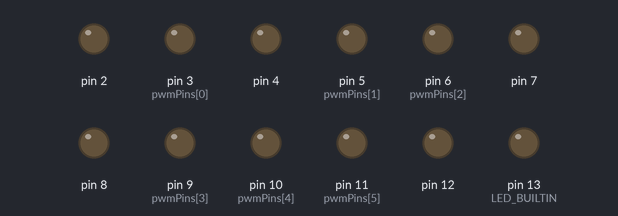
This sketch was run on a simulated Arduino Nano, built with avr-gcc and run on an emulated ATmega328P. On the bench: output pins drawn as LEDs (lit = HIGH). EEPROM starts erased; pins used as bus, display or sensor lines are not drawn; what the sketch prints to the serial monitor is not drawn.

Above: at 0.1 s.
At 3.1 s:
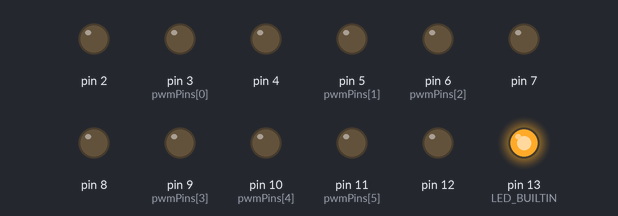
At 5.1 s:
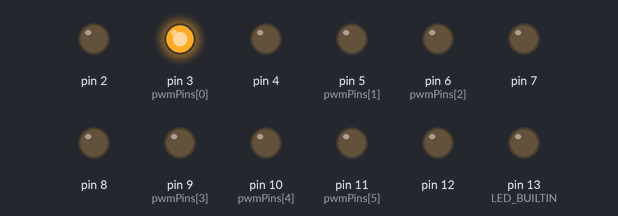
At 5.6 s:
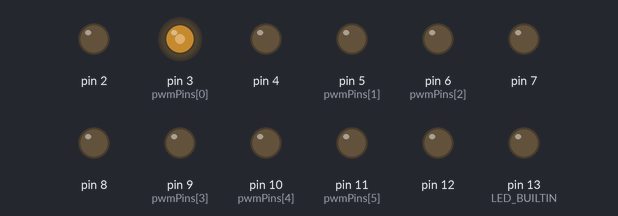
At 6.2 s:
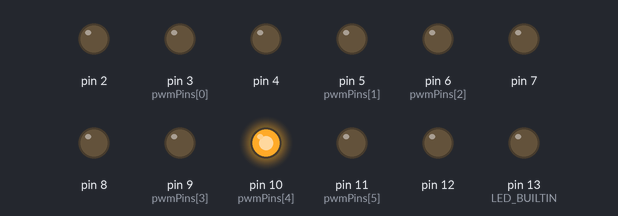
Timing chart, 0 to 7.7 s (numbered marks = the images above):
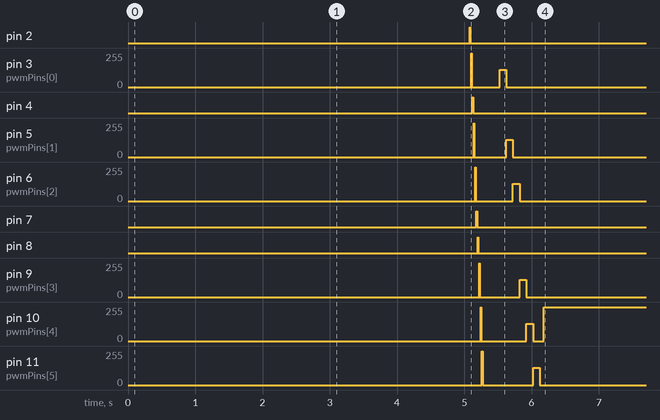

The sketch:

NANO.ino
```cpp
/*
  =================================================
  Arduino Nano Full Self-Diagnostic Test
  =================================================

  Description:
  This program performs a **comprehensive self-diagnostic test**
  on an **Arduino Nano** to verify the functionality of key components, including:

  ✅ Serial Communication
  ✅ Built-in LED (Pin 13)
  ✅ Digital I/O Pins (D2 - D13)
  ✅ Analog Inputs (A0 - A7)
  ✅ PWM Outputs (D3, D5, D6, D9, D10, D11)
  ✅ EEPROM Read/Write
  ✅ SPI Communication
  ✅ I2C Communication (requires external I2C device)
  ✅ Voltage Level Check (requires connection to A0)

  Enabling/Disabling Tests:
  - Set **true** to enable a test, or **false** to disable it.

  Usage:
  - **Before Uploading:** Select the correct **port** and set the board type to **Arduino Nano**.
  - Upload the sketch using the **Arduino IDE**.
  - Open the **Serial Monitor (Ctrl + Shift + M)** at **9600 baud**.
  - View test results and diagnose any hardware issues.
*/

// ======= Enable or Disable Tests =======
#define ENABLE_SERIAL_TEST    true
#define ENABLE_LED_TEST       true
#define ENABLE_DIGITAL_IO     true
#define ENABLE_ANALOG_TEST    true
#define ENABLE_PWM_TEST       true
#define ENABLE_EEPROM_TEST    true
#define ENABLE_SPI_TEST       true
#define ENABLE_I2C_TEST       false  // Requires external I2C device
#define ENABLE_VOLTAGE_TEST   false  // Requires voltage measurement on A0

#include <EEPROM.h>
#include <Wire.h>
#include <SPI.h>

#define TEST_DELAY 500
#define ANALOG_THRESHOLD 50

void setup() {
    Serial.begin(9600);
    delay(2000);
    Serial.println("\n=== Arduino Nano Full Self-Diagnostic Test ===");

    // 1. Serial Communication Test
    if (ENABLE_SERIAL_TEST) {
        Serial.println("Checking Serial Communication...");
        Serial.println("✔ Serial Communication: PASS");
    }

    // 2. Built-in LED Test
    if (ENABLE_LED_TEST) {
        Serial.println("Checking Built-in LED...");
        pinMode(LED_BUILTIN, OUTPUT);
        for (int i = 0; i < 3; i++) {
            digitalWrite(LED_BUILTIN, HIGH);
            delay(TEST_DELAY);
            digitalWrite(LED_BUILTIN, LOW);
            delay(TEST_DELAY);
        }
        Serial.println("✔ Built-in LED: PASS");
    }

    // 3. Digital I/O Test
    if (ENABLE_DIGITAL_IO) {
        Serial.println("Checking Digital I/O...");
        bool digitalIOOK = true;
        for (int pin = 2; pin <= 13; pin++) {
            pinMode(pin, OUTPUT);
            digitalWrite(pin, HIGH);
            delay(10);
            if (digitalRead(pin) != HIGH) digitalIOOK = false;

            digitalWrite(pin, LOW);
            delay(10);
            if (digitalRead(pin) != LOW) digitalIOOK = false;
        }
        Serial.println(digitalIOOK ? "✔ Digital I/O: PASS" : "✖ Digital I/O: FAIL");
    }

    // 4. Analog Input Test
    if (ENABLE_ANALOG_TEST) {
        Serial.println("Checking Analog Inputs...");
        bool analogOK = true;
        for (int pin = A0; pin <= A7; pin++) {
            pinMode(pin, INPUT);
            int value = analogRead(pin);
            Serial.print("Analog Pin ");
            Serial.print(pin);
            Serial.print(": ");
            Serial.println(value);
            if (value < ANALOG_THRESHOLD) analogOK = false;
        }
        Serial.println(analogOK ? "✔ Analog Inputs: PASS" : "✖ Analog Inputs: FAIL");
    }

    // 5. PWM Test
    if (ENABLE_PWM_TEST) {
        Serial.println("Checking PWM Outputs...");
        int pwmPins[] = {3, 5, 6, 9, 10, 11};
        for (int i = 0; i < 6; i++) {
            pinMode(pwmPins[i], OUTPUT);
            analogWrite(pwmPins[i], 128);
            delay(100);
            digitalWrite(pwmPins[i], LOW);
        }
        Serial.println("✔ PWM Outputs: PASS (Manual verification required)");
    }

    // 6. EEPROM Test
    if (ENABLE_EEPROM_TEST) {
        Serial.println("Checking EEPROM...");
        int oldValue = EEPROM.read(0);
        EEPROM.write(0, 42);
        delay(10);
        int eepromValue = EEPROM.read(0);
        EEPROM.write(0, oldValue);  // Restore original value
        Serial.println((eepromValue == 42) ? "✔ EEPROM: PASS" : "✖ EEPROM: FAIL");
    }

    // 7. I2C Communication Test (Optional)
    if (ENABLE_I2C_TEST) {
        Serial.println("Checking I2C Communication...");
        Wire.begin();
        Wire.beginTransmission(0x00); // Test with a non-existent address
        Serial.println((Wire.endTransmission() == 0) ? "✔ I2C Communication: PASS" : "✖ I2C Communication: FAIL");
    }

    // 8. SPI Communication Test
    if (ENABLE_SPI_TEST) {
        Serial.println("Checking SPI Communication...");
        pinMode(SS, OUTPUT);
        digitalWrite(SS, LOW);
        SPI.begin();
        byte testValue = 0x55;
        byte response = SPI.transfer(testValue);
        digitalWrite(SS, HIGH);
        Serial.println((response == 0x55 || response == 0x00) ? "✔ SPI Communication: PASS" : "✖ SPI Communication: FAIL");
    }

    // 9. Voltage Test (Optional)
    if (ENABLE_VOLTAGE_TEST) {
        Serial.println("Checking Voltage Levels...");
        pinMode(A0, INPUT);
        float voltage = analogRead(A0) * (5.0 / 1023.0);
        Serial.print("Measured Voltage: ");
        Serial.println(voltage);
        Serial.println((voltage >= 4.7 && voltage <= 5.3) ? "✔ 5V Power Supply: PASS" : "✖ 5V Power Supply: FAIL");
    }

    Serial.println("\n✅ Arduino Nano Self-Test Complete!");
}

void loop() {
    // No need to loop, test runs once
}
```
